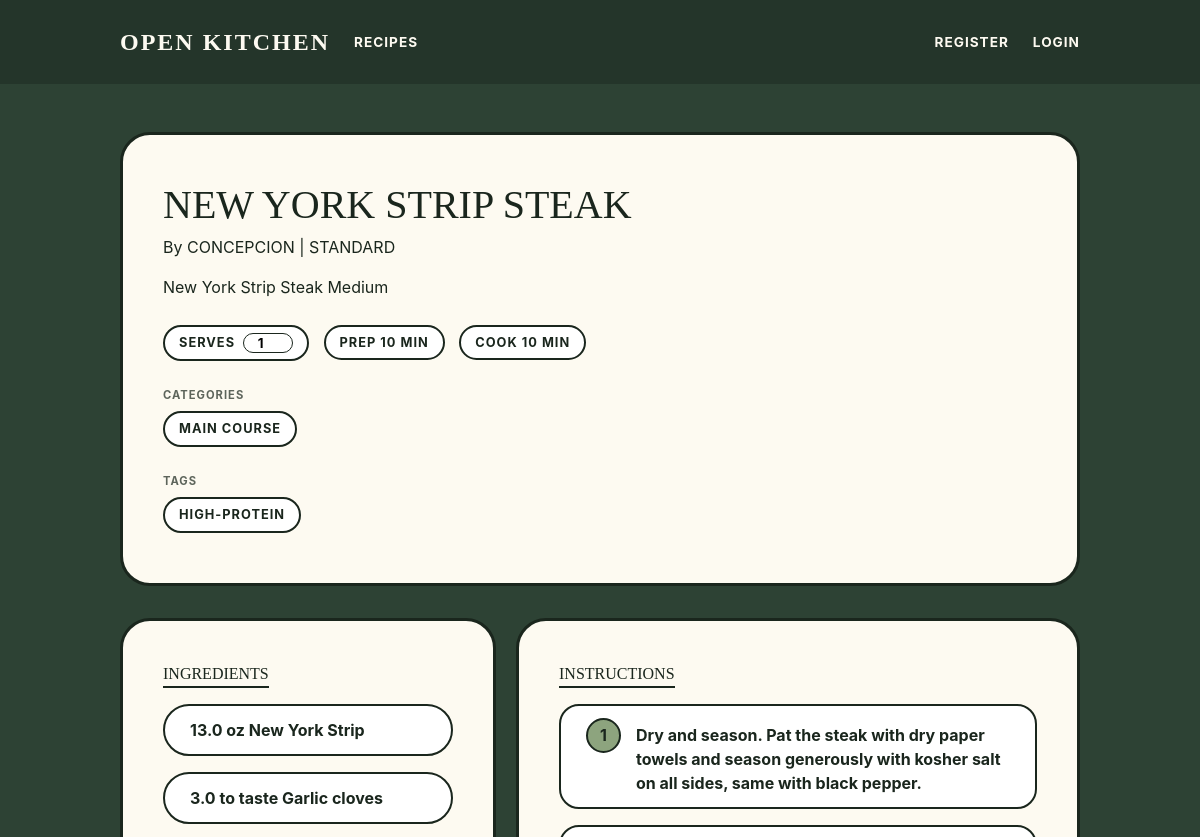
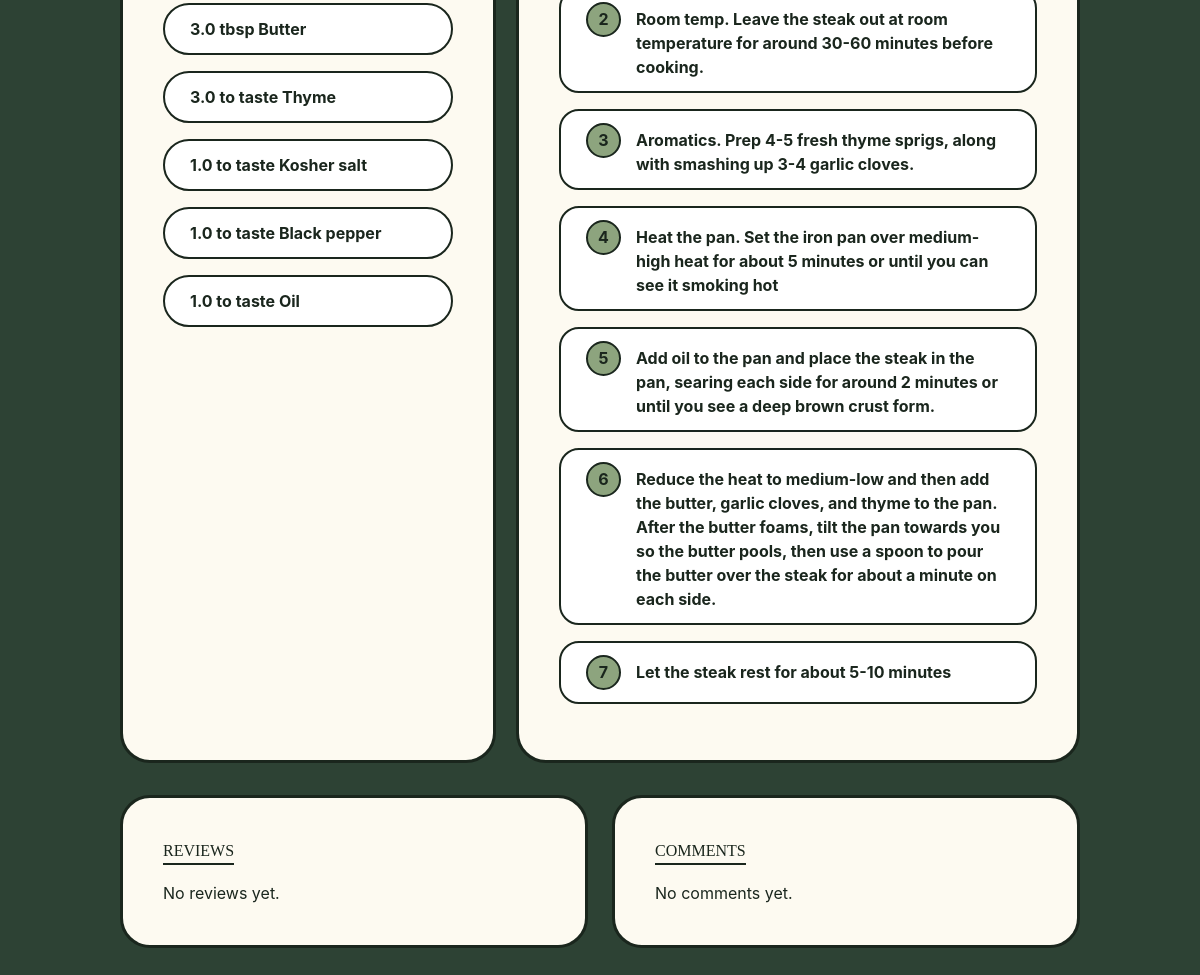
The page /recipes/6 on the database its author committed (2 pictures, top to bottom).
### tables this page shows
CREATE TABLE recipes (
    id INTEGER PRIMARY KEY AUTOINCREMENT,
    title TEXT NOT NULL,
    description TEXT,
    template_type TEXT NOT NULL CHECK(template_type IN ('standard', 'quick_tip')),
    author_id INTEGER NOT NULL,
    base_servings INTEGER,
    prep_time_minutes INTEGER,
    cook_time_minutes INTEGER,
    parent_recipe_id INTEGER,
    is_public INTEGER DEFAULT 1,
    created_at DATETIME DEFAULT CURRENT_TIMESTAMP,
    updated_at DATETIME,
    FOREIGN KEY (author_id) REFERENCES users(id),
    FOREIGN KEY (parent_recipe_id) REFERENCES recipes(id)
);

CREATE TABLE users (
    id INTEGER PRIMARY KEY AUTOINCREMENT,
    username TEXT UNIQUE NOT NULL,
    email TEXT UNIQUE NOT NULL,
    password_hash TEXT NOT NULL,
    role_id INTEGER NOT NULL DEFAULT 1,
    notifications_enabled INTEGER DEFAULT 1,
    created_at DATETIME DEFAULT CURRENT_TIMESTAMP,
    updated_at DATETIME, reset_code TEXT, reset_code_expires DATETIME,
    FOREIGN KEY (role_id) REFERENCES roles(id)
);

CREATE TABLE categories (
    id INTEGER PRIMARY KEY AUTOINCREMENT,
    name TEXT UNIQUE NOT NULL
);

CREATE TABLE tags (
    id INTEGER PRIMARY KEY AUTOINCREMENT,
    name TEXT UNIQUE NOT NULL
);

CREATE TABLE ingredients (
    id INTEGER PRIMARY KEY AUTOINCREMENT,
    recipe_id INTEGER NOT NULL,
    name TEXT NOT NULL,
    quantity REAL NOT NULL,
    unit_id INTEGER NOT NULL,
    allergen_id INTEGER,
    FOREIGN KEY (recipe_id) REFERENCES recipes(id) ON DELETE CASCADE,
    FOREIGN KEY (unit_id) REFERENCES units(id),
    FOREIGN KEY (allergen_id) REFERENCES allergens(id)
);

CREATE TABLE units (
    id INTEGER PRIMARY KEY AUTOINCREMENT,
    name TEXT UNIQUE NOT NULL,
    abbreviation TEXT
);

CREATE TABLE instructions (
    id INTEGER PRIMARY KEY AUTOINCREMENT,
    recipe_id INTEGER NOT NULL,
    step_number INTEGER NOT NULL,
    content TEXT NOT NULL,
    FOREIGN KEY (recipe_id) REFERENCES recipes(id) ON DELETE CASCADE
);

### app/recipes.py (the view)
@bp.route('/<int:id>')
def view(id):
    recipe = Recipe.get_by_id(id)
    if recipe is None:
        flash('Recipe not found.')
        return redirect(url_for('recipes.index'))
    ingredients = Ingredient.get_by_recipe(id)
    instructions = Instruction.get_by_recipe(id)
    reviews = Review.get_by_recipe(id)
    comments = Comment.get_by_recipe(id)
    from app.db import get_db
    from app.models.social import SavedRecipe
    db = get_db()
    categories = db.execute(
        'SELECT c.* FROM categories c '
        'JOIN recipe_categories rc ON c.id = rc.category_id '
        'WHERE rc.recipe_id = ?', (id,)
    ).fetchall()
    tags = db.execute(
        'SELECT t.* FROM tags t '
        'JOIN recipe_tags rt ON t.id = rt.tag_id '
        'WHERE rt.recipe_id = ?', (id,)
    ).fetchall()
    is_saved = False
    if g.user:
        is_saved = SavedRecipe.is_saved(g.user['id'], id)
    return render_template('recipes/view.html',
                         recipe=recipe,
                         ingredients=ingredients,
                         instructions=instructions,
                         reviews=reviews,
                         comments=comments,
                         categories=categories,
                         tags=tags,
                         is_saved=is_saved)

### app/auth.py (called while the page is built)
@bp.before_app_request
def load_logged_in_user():
    user_id = session.get('user_id')
    if user_id is None:
        g.user = None
    else:
        g.user = User.get_by_id(user_id)

### app/db.py (called while the page is built)
def get_db():
    if 'db' not in g:
        g.db = sqlite3.connect(
            current_app.config['DATABASE'],
            detect_types=sqlite3.PARSE_DECLTYPES
        )
        g.db.row_factory = sqlite3.Row
        g.db.execute('PRAGMA foreign_keys = ON')
    return g.db

### app/models/recipe.py (called while the page is built)
    @staticmethod
    def get_by_id(recipe_id):
        db = get_db()
        return db.execute(
            'SELECT r.*, u.username as author_name '
            'FROM recipes r JOIN users u ON r.author_id = u.id '
            'WHERE r.id = ?',
            (recipe_id,)
        ).fetchone()

    @staticmethod
    def get_by_recipe(recipe_id):
        db = get_db()
        return db.execute(
            'SELECT i.*, u.name as unit_name, u.abbreviation, a.name as allergen_name '
            'FROM ingredients i '
            'JOIN units u ON i.unit_id = u.id '
            'LEFT JOIN allergens a ON i.allergen_id = a.id '
            'WHERE i.recipe_id = ?',
            (recipe_id,)
        ).fetchall()

    @staticmethod
    def get_by_recipe(recipe_id):
        db = get_db()
        return db.execute(
            'SELECT * FROM instructions WHERE recipe_id = ? ORDER BY step_number',
            (recipe_id,)
        ).fetchall()

### app/models/social.py (called while the page is built)
    @staticmethod
    def get_by_recipe(recipe_id):
        db = get_db()
        return db.execute(
            'SELECT r.*, u.username FROM reviews r '
            'JOIN users u ON r.user_id = u.id '
            'WHERE r.recipe_id = ? ORDER BY r.created_at DESC',
            (recipe_id,)
        ).fetchall()

    @staticmethod
    def get_by_recipe(recipe_id):
        db = get_db()
        return db.execute(
            'SELECT c.*, u.username FROM comments c '
            'JOIN users u ON c.user_id = u.id '
            'WHERE c.recipe_id = ? ORDER BY c.created_at DESC',
            (recipe_id,)
        ).fetchall()

### app/templates/recipes/view.html (shortened to what this page needs)
{% extends 'base.html' %}
{% block content %}
<div class="recipe-main-card">
    <h1 style="font-family: 'Georgia', serif; text-transform: uppercase; font-size: 2.5rem;">{{ recipe.title }}</h1>
    <p>By {{ recipe.author_name|upper }} | {{ recipe.template_type|replace('_', ' ')|upper }}</p>
    {% if recipe.description %}
    <p style="margin-top: 1rem; line-height: 1.6;">{{ recipe.description }}</p>
    {% endif %}
    <div style="margin-top: 1.5rem;">
        {% if recipe.base_servings %}
        <div class="meta-pill" style="display: inline-flex; align-items: center; gap: 8px;">
            <label for="serving-scaler" style="font-weight: bold; margin: 0;">SERVES</label>
            <input type="number" id="serving-scaler"
                   value="{{ recipe.base_servings }}"
                   data-base-servings="{{ recipe.base_servings }}"
                   min="1"
                   style="width: 50px; text-align: center; border: 1px solid var(--border-dark); border-radius: 10px; font-weight: bold; font-family: inherit;">
        </div>
        {% endif %}
        {% if recipe.prep_time_minutes is not none %}
        <span class="meta-pill">Prep {{ recipe.prep_time_minutes }} min</span>
        {% endif %}
        {% if recipe.cook_time_minutes is not none %}
        <span class="meta-pill">Cook {{ recipe.cook_time_minutes }} min</span>
        {% endif %}
    </div>
    {% if categories %}
    <div style="margin-top: 1rem;">
        <p class="subtle-meta" style="margin-bottom: 0.5rem;">Categories</p>
        {% for category in categories %}
        <span class="meta-pill">{{ category.name }}</span>
        {% endfor %}
    </div>
    {% endif %}
    {% if tags %}
    <div style="margin-top: 1rem;">
        <p class="subtle-meta" style="margin-bottom: 0.5rem;">Tags</p>
        {% for tag in tags %}
        <span class="meta-pill">{{ tag.name }}</span>
        {% endfor %}
    </div>
    {% endif %}
</div>
<div style="display: grid; grid-template-columns: 1fr 1.5fr; gap: 20px;">
    <div class="recipe-main-card">
        <h2 class="section-title">Ingredients</h2>
        {% for ing in ingredients %}
        <div class="item-row">
            <span>
                <span class="scalable-qty" data-original-qty="{{ ing.quantity }}">{{ ing.quantity }}</span>
                {{ ing.abbreviation or ing.unit_name }} {{ ing.name }}
            </span>
        </div>
        {% else %}
        <p>No ingredients added yet.</p>
        {% endfor %}
    </div>
    <div class="recipe-main-card">
        <h2 class="section-title">Instructions</h2>
        {% for step in instructions %}
        <div class="item-row" style="border-radius: 20px; align-items: flex-start;">
            <div class="step-num">{{ step.step_number }}</div>
            <div style="padding-top: 5px;">{{ step.content }}</div>
        </div>
        {% else %}
        <p>No instructions added yet.</p>
        {% endfor %}
    </div>
</div>
<div class="columns">
    <div class="column is-6">
        <div class="recipe-main-card">
            <h2 class="section-title">Reviews</h2>
            {% for review in reviews %}
            <div class="social-card">
                <div style="display: flex; justify-content: space-between; gap: 12px; align-items: center;">
                    <strong>{{ review.username }}</strong>
                    <span class="meta-pill" style="margin: 0;">{{ review.rating }}/5</span>
                </div>
                {% if review.comment %}
                <p style="margin-top: 0.75rem; line-height: 1.6;">{{ review.comment }}</p>
                {% endif %}
                <p class="subtle-meta" style="margin-top: 0.75rem;">{{ review.created_at }}</p>
            </div>
            {% else %}
            <p>No reviews yet.</p>
            {% endfor %}
        </div>
    </div>
    <div class="column is-6">
        <div class="recipe-main-card">
            <h2 class="section-title">Comments</h2>
            {% for comment in comments %}
            <div class="social-card">
                <div style="display: flex; justify-content: space-between; gap: 12px; align-items: center;">
                    <strong>{{ comment.username }}</strong>
                    <span class="subtle-meta">{{ comment.created_at }}</span>
                </div>
                <p style="margin-top: 0.75rem; line-height: 1.6;">{{ comment.content }}</p>
            </div>
            {% else %}
            <p>No comments yet.</p>
            {% endfor %}
        </div>
    </div>
</div>
{% endblock %}

### app/static/css/custom.css (style rules this page uses)
:root { --forest-green: #2d4234; --pill-green: #8da47e; --cream: #fdfaf1; --border-dark: #1a261d; }
body { background-color: var(--forest-green); color: var(--border-dark); min-height: 100vh; }

### app/templates/base.html (style rules this page uses)
:root { --forest-green: #2d4234; --pill-green: #8da47e; --cream: #fdfaf1; --border-dark: #1a261d; }
body { background-color: var(--forest-green); color: var(--border-dark); min-height: 100vh; }

### app/templates/recipes/view.html (style rules this page uses)
.recipe-main-card { background-color: var(--cream); border: 3px solid var(--border-dark); border-radius: 30px; padding: 2.5rem; margin-bottom: 2rem; }
.item-row { background-color: white; border: 2px solid var(--border-dark); border-radius: 50px; padding: 12px 25px; margin-bottom: 1rem; display: flex; align-items: center; gap: 15px; font-weight: bold; }
.step-num { background-color: var(--pill-green); min-width: 35px; height: 35px; border: 2px solid var(--border-dark); border-radius: 50%; display: flex; justify-content: center; align-items: center; }
.meta-pill { display: inline-block; background-color: white; border: 2px solid var(--border-dark); border-radius: 20px; padding: 6px 14px; margin: 0 10px 10px 0; font-size: 0.8rem; font-weight: bold; text-transform: uppercase; letter-spacing: 1px; }
.section-title { font-family: 'Georgia', serif; text-transform: uppercase; border-bottom: 2px solid var(--border-dark); display: inline-block; margin-bottom: 1rem; }
.subtle-meta { text-transform: uppercase; font-size: 0.7rem; letter-spacing: 1px; font-weight: bold; opacity: 0.7; }

### rows shown on the page
recipes: title "NEW YORK STRIP STEAK", template_type "STANDARD", description "New York Strip Steak Medium", base_servings "1", prep_time_minutes "10", cook_time_minutes "10"
users: author_name "CONCEPCION"
categories: name "MAIN COURSE"
tags: name "HIGH-PROTEIN"
ingredients: quantity "13.0", abbreviation "oz", name "New York Strip"
ingredients: quantity "3.0", name "to taste", name "Garlic cloves"
ingredients: quantity "3.0", abbreviation "tbsp", name "Butter"
ingredients: quantity "3.0", name "to taste", name "Thyme"
ingredients: quantity "1.0", name "to taste", name "Kosher salt"
ingredients: quantity "1.0", name "to taste", name "Black pepper"
ingredients: quantity "1.0", name "to taste", name "Oil"
instructions: step_number "1", content "Dry and season. Pat the steak with dry paper towels and season generously with kosher salt on all sides, same with black pepper."
instructions: step_number "2", content "Room temp. Leave the steak out at room temperature for around 30-60 minutes before cooking."
instructions: step_number "3", content "Aromatics. Prep 4-5 fresh thyme sprigs, along with smashing up 3-4 garlic cloves."
instructions: step_number "4", content "Heat the pan. Set the iron pan over medium-high heat for about 5 minutes or until you can see it smoking hot"
instructions: step_number "5", content "Add oil to the pan and place the steak in the pan, searing each side for around 2 minutes or until you see a deep brown crust form."
instructions: step_number "6", content "Reduce the heat to medium-low and then add the butter, garlic cloves, and thyme to the pan. After the butter foams, tilt the pan towards you so the butter pools, then use a spoon to pour the butter over the steak for about a minute on each side."
instructions: step_number "7", content "Let the steak rest for about 5-10 minutes"
